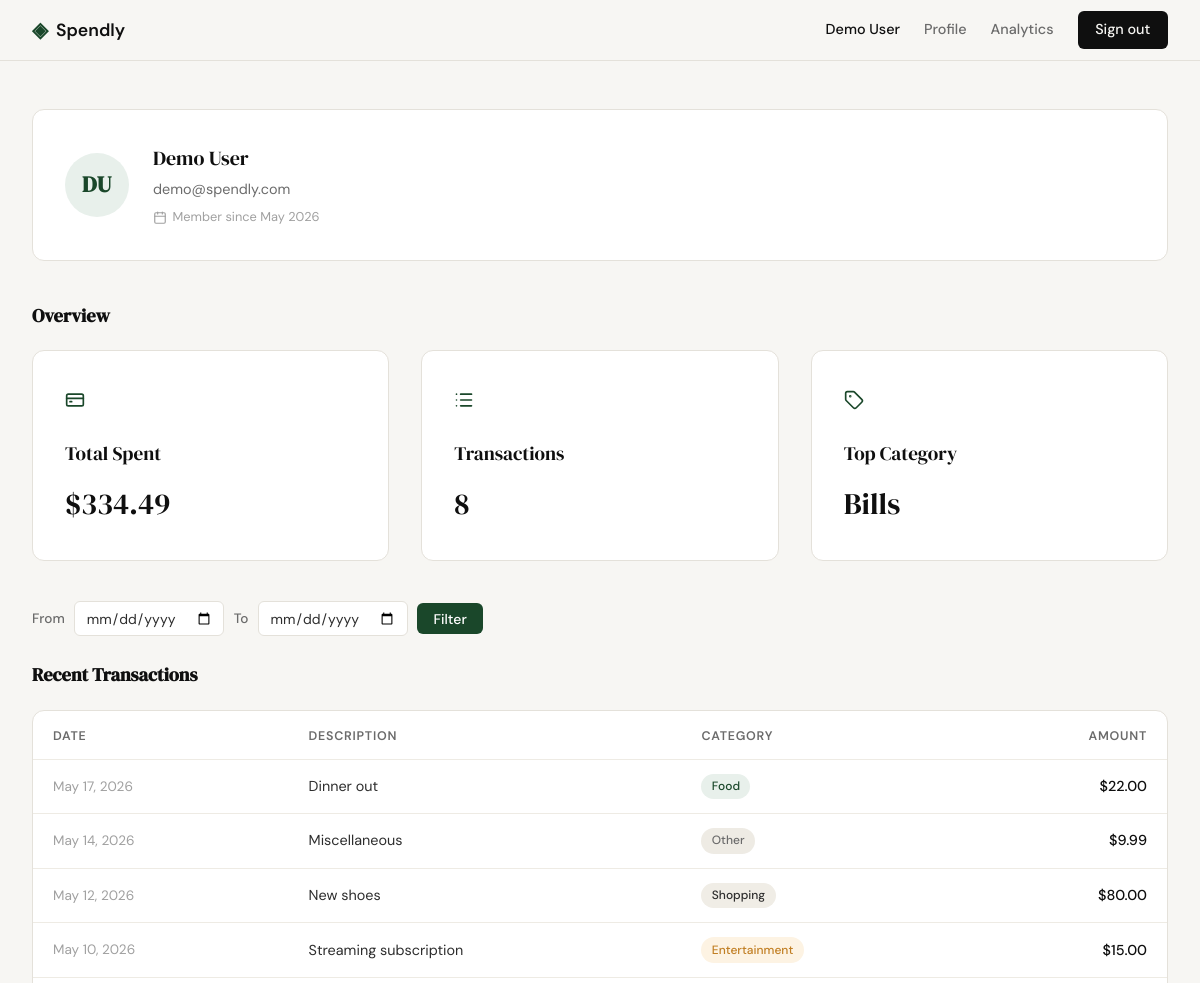
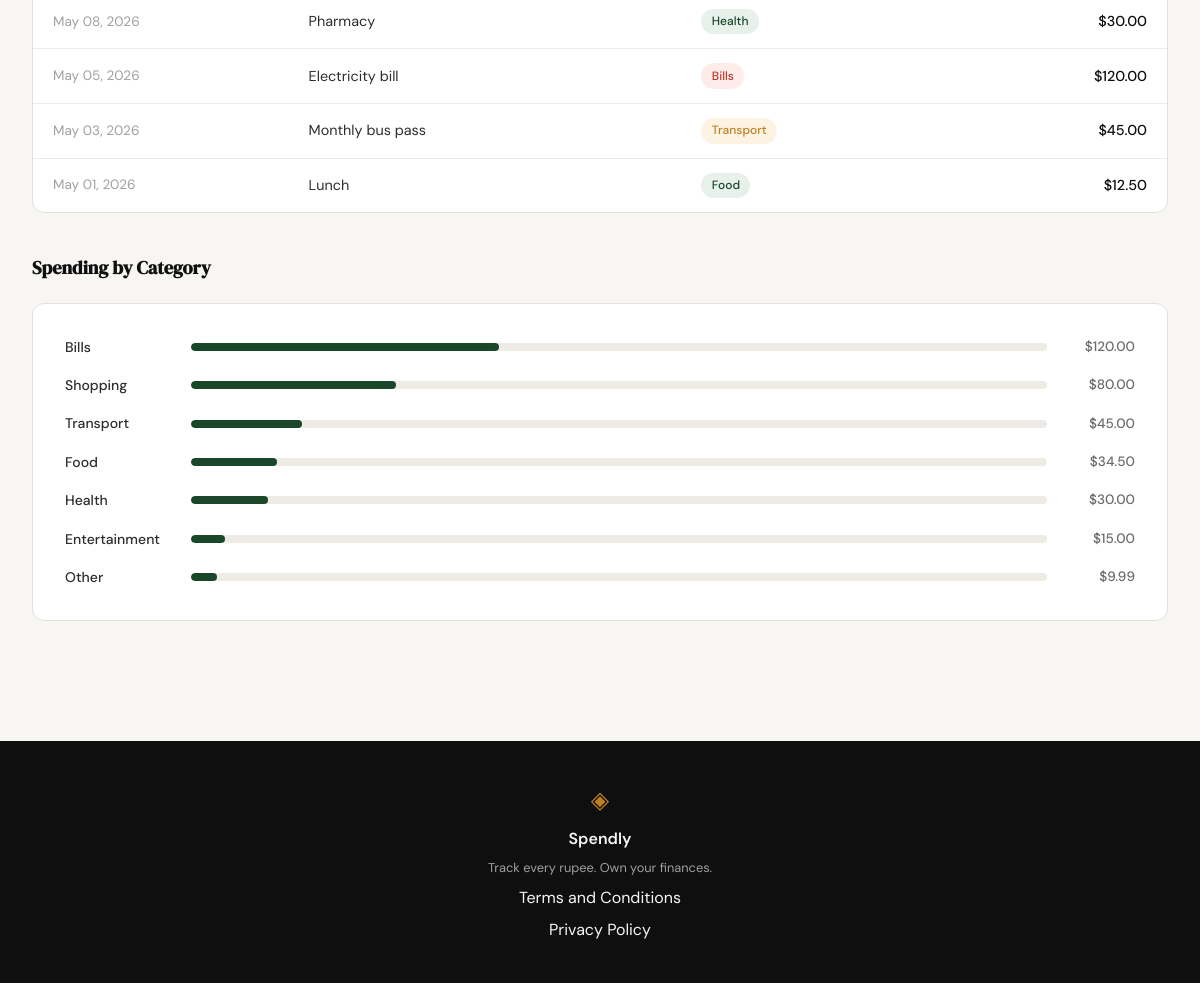
Screenshot of /profile (signed in) with the database file from the repository (2 pictures, top to bottom).
### tables this page shows
CREATE TABLE users (
            id            INTEGER PRIMARY KEY AUTOINCREMENT,
            name          TEXT    NOT NULL,
            email         TEXT    UNIQUE NOT NULL,
            password_hash TEXT    NOT NULL,
            created_at    TEXT    DEFAULT (datetime('now'))
        );

CREATE TABLE expenses (
            id          INTEGER PRIMARY KEY AUTOINCREMENT,
            user_id     INTEGER NOT NULL REFERENCES users(id),
            amount      REAL    NOT NULL,
            category    TEXT    NOT NULL,
            date        TEXT    NOT NULL,
            description TEXT,
            created_at  TEXT    DEFAULT (datetime('now'))
        );

### app.py (the view)
@app.route("/profile")
def profile():
    if not session.get("user_id"):
        return redirect(url_for("login"))
    from datetime import datetime
    db_user = get_user_by_id(session["user_id"])
    if db_user is None:
        abort(404)
    member_since = datetime.fromisoformat(db_user["created_at"]).strftime("%b %Y")
    user = {
        "name":         db_user["name"],
        "email":        db_user["email"],
        "member_since": member_since,
    }
    start_date = None
    end_date   = None
    try:
        s = request.args.get("start_date", "").strip()
        e = request.args.get("end_date", "").strip()
        if s and e:
            datetime.strptime(s, "%Y-%m-%d")
            datetime.strptime(e, "%Y-%m-%d")
            start_date = s
            end_date   = e
    except ValueError:
        pass
    stats        = get_expense_stats(session["user_id"], start_date, end_date)
    transactions = get_expenses_by_user(session["user_id"], start_date, end_date)
    categories   = get_category_breakdown(session["user_id"], start_date, end_date)
    return render_template(
        "profile.html",
        user=user,
        stats=stats,
        transactions=transactions,
        categories=categories,
        start_date=start_date,
        end_date=end_date,
    )

### database/db.py (called while the page is built)
def get_db():
    conn = sqlite3.connect(DB_PATH)
    conn.row_factory = sqlite3.Row
    conn.execute("PRAGMA foreign_keys = ON")
    return conn

def get_user_by_id(user_id):
    conn = get_db()
    user = conn.execute(
        "SELECT id, name, email, created_at FROM users WHERE id = ?",
        (user_id,),
    ).fetchone()
    conn.close()
    return user

def get_expenses_by_user(user_id, start_date=None, end_date=None):
    from datetime import datetime
    date_filter = "AND date BETWEEN ? AND ?" if (start_date and end_date) else ""
    base_params = (user_id, start_date, end_date) if (start_date and end_date) else (user_id,)
    conn = get_db()
    rows = conn.execute(
        f"""
        SELECT date, description, category,
               printf('$%.2f', amount) AS amount
        FROM expenses WHERE user_id = ? {date_filter}
        ORDER BY date DESC
        """,
        base_params,
    ).fetchall()
    conn.close()
    return [
        {
            "date":        datetime.strptime(r["date"], "%Y-%m-%d").strftime("%b %d, %Y"),
            "description": r["description"],
            "category":    r["category"],
            "amount":      r["amount"],
        }
        for r in rows
    ]

def get_category_breakdown(user_id, start_date=None, end_date=None):
    date_filter = "AND date BETWEEN ? AND ?" if (start_date and end_date) else ""
    base_params = (user_id, start_date, end_date) if (start_date and end_date) else (user_id,)
    conn = get_db()
    rows = conn.execute(
        f"""
        SELECT category AS name, SUM(amount) AS raw_amount
        FROM expenses WHERE user_id = ? {date_filter}
        GROUP BY category ORDER BY raw_amount DESC
        """,
        base_params,
    ).fetchall()
    conn.close()
    if not rows:
        return []
    total = sum(r["raw_amount"] for r in rows)
    return [
        {
            "name":    r["name"],
            "amount":  f"${r['raw_amount']:.2f}",
            "percent": round(r["raw_amount"] / total * 100),
        }
        for r in rows
    ]

### templates/profile.html (shortened to what this page needs)
{% extends "base.html" %}
{% block head %}
<link rel="stylesheet" href="{{ url_for('static', filename='css/profile.css') }}">
{% endblock %}
{% block content %}
<div class="prof-page">
    <div class="prof-user-card">
        <div class="prof-avatar">
            {{ user.name.split()[0][0] }}{{ user.name.split()[-1][0] }}
        </div>
        <div class="prof-user-info">
            <div class="prof-user-name">{{ user.name }}</div>
            <div class="prof-user-email">{{ user.email }}</div>
            <div class="prof-user-since">
                <i data-lucide="calendar"></i>
                Member since {{ user.member_since }}
            </div>
        </div>
    </div>
    <div class="prof-stats">
        <h2 class="prof-section-title">Overview</h2>
        <div class="features-inner">
            <div class="feature-card">
                <div class="feature-icon"><i data-lucide="credit-card"></i></div>
                <div class="feature-title">Total Spent</div>
                <div class="prof-stat-value">{{ stats.total_spent }}</div>
            </div>
            <div class="feature-card">
                <div class="feature-icon"><i data-lucide="list"></i></div>
                <div class="feature-title">Transactions</div>
                <div class="prof-stat-value">{{ stats.transaction_count }}</div>
            </div>
            <div class="feature-card">
                <div class="feature-icon"><i data-lucide="tag"></i></div>
                <div class="feature-title">Top Category</div>
                <div class="prof-stat-value">{{ stats.top_category }}</div>
            </div>
        </div>
    </div>
    <div class="prof-filter">
        <form method="get" action="{{ url_for('profile') }}" class="prof-filter-form">
            <label for="start_date">From</label>
            <input type="date" id="start_date" name="start_date" value="{{ start_date or '' }}">
            <label for="end_date">To</label>
            <input type="date" id="end_date" name="end_date" value="{{ end_date or '' }}">
            <button type="submit" class="btn-filter">Filter</button>
        </form>
    </div>
    <h2 class="prof-section-title">Recent Transactions</h2>
    <div class="prof-table-wrap">
        <table class="prof-table">
            <thead>
                <tr>
                    <th>Date</th>
                    <th>Description</th>
                    <th>Category</th>
                    <th class="col-right">Amount</th>
                </tr>
            </thead>
            <tbody>
                {% for tx in transactions %}
                <tr>
                    <td class="col-date">{{ tx.date }}</td>
                    <td>{{ tx.description }}</td>
                    <td><span class="badge badge--{{ tx.category | lower }}">{{ tx.category }}</span></td>
                    <td class="col-right col-amount">{{ tx.amount }}</td>
                </tr>
                {% endfor %}
            </tbody>
        </table>
    </div>
    <h2 class="prof-section-title">Spending by Category</h2>
    <div class="prof-breakdown">
        {% for cat in categories %}
        <div class="prof-bar-row">
            <span class="prof-cat-name">{{ cat.name }}</span>
            <div class="prof-bar-track">
                <div class="prof-bar" style="--bar-width: {{ cat.percent }}%"></div>
            </div>
            <span class="prof-cat-amt">{{ cat.amount }}</span>
        </div>
        {% endfor %}
    </div>
</div>
{% endblock %}

### templates/base.html (shortened to what this page needs)
<!DOCTYPE html>
<html lang="en">
<head>
    <link rel="stylesheet" href="{{ url_for('static', filename='css/style.css') }}">
    {% block head %}{% endblock %}
</head>
<body>
    <nav class="navbar">
        <div class="nav-inner">
            <a href="{{ url_for('landing') }}" class="nav-brand">
                <span class="brand-icon">◈</span>
                <span class="brand-name">Spendly</span>
            </a>
            <div class="nav-links">
                {% if session.get('user_id') %}
                    <span class="nav-username">{{ session['user_name'] }}</span>
                    <a href="{{ url_for('profile') }}">Profile</a>
                    <a href="{{ url_for('analytics') }}">Analytics</a>
                    <a href="{{ url_for('logout') }}" class="nav-cta">Sign out</a>
                {% else %}
                    <a href="{{ url_for('login') }}">Sign in</a>
                    <a href="{{ url_for('register') }}" class="nav-cta">Get started</a>
                {% endif %}
            </div>
        </div>
    </nav>
    <main class="main-content">
        {% block content %}{% endblock %}
    </main>
    <footer class="footer">
        <div class="footer-inner">
            <span class="brand-icon">◈</span>
            <span class="footer-name">Spendly</span>
            <p class="footer-copy">Track every rupee. Own your finances.</p>
            <a href="/terms">Terms and Conditions</a>
            <a href="/privacy">Privacy Policy</a>
        </div>
    </footer>
</body>
</html>

### static/css/style.css (style rules this page uses)
:root { --ink: #0f0f0f; --ink-soft: #2d2d2d; --ink-muted: #6b6b6b; --ink-faint: #a0a0a0; --paper: #f7f6f3; --paper-warm: #f0ede6; --paper-card: #ffffff; --accent: #1a472a; --accent-light: #e8f0eb; --accent-2: #c17f24; --accent-2-light: #fdf3e3; --danger: #c0392b; --danger-light: #fdecea; --border: #e4e1da; --border-soft: #eeebe4; --font-display: 'DM Serif Display', Georgia, serif; --font-body: 'DM Sans', system-ui, sans-serif; --max-width: 1200px; --auth-width: 440px; --radius-sm: 6px; --radius-md: 12px; --radius-lg: 20px; }
*, *::before, *::after { box-sizing: border-box; margin: 0; padding: 0; }
html { font-size: 16px; scroll-behavior: smooth; }
body { background: var(--paper); color: var(--ink); font-family: var(--font-body); font-size: 1rem; line-height: 1.6; -webkit-font-smoothing: antialiased; }
a { color: inherit; text-decoration: none; }
.navbar { position: sticky; top: 0; z-index: 100; background: var(--paper); border-bottom: 1px solid var(--border); padding: 0 2rem; }
.nav-inner { max-width: var(--max-width); margin: 0 auto; height: 60px; display: flex; align-items: center; justify-content: space-between; }
.nav-brand { display: flex; align-items: center; gap: 0.5rem; font-family: var(--font-body); font-weight: 600; font-size: 1.1rem; color: var(--ink); }
.brand-icon { color: var(--accent); font-size: 1.3rem; }
.brand-name { color: var(--ink); }
.nav-links { display: flex; align-items: center; gap: 1.5rem; font-size: 0.9rem; font-weight: 500; }
.nav-links a { color: var(--ink-muted); transition: color 0.2s; }
.nav-cta { background: var(--ink) !important; color: var(--paper) !important; padding: 0.45rem 1.1rem; border-radius: var(--radius-sm); transition: background 0.2s !important; }
.main-content { min-height: calc(100vh - 60px - 100px); }
.features-inner { max-width: var(--max-width); margin: 0 auto; display: grid; grid-template-columns: repeat(3, 1fr); gap: 2rem; }
.feature-card { background: var(--paper-card); border: 1px solid var(--border); border-radius: var(--radius-md); padding: 2rem; }
.feature-icon { font-size: 1.5rem; color: var(--accent); margin-bottom: 1rem; font-weight: 700; }
.feature-title { font-family: var(--font-display); font-size: 1.2rem; color: var(--ink); margin-bottom: 0.75rem; }
.footer { background: var(--ink); color: var(--paper); padding: 2.5rem 2rem; text-align: center; }
.footer-inner { display: flex; flex-direction: column; align-items: center; gap: 0.4rem; }
.footer .brand-icon { color: var(--accent-2); font-size: 1.5rem; }
.footer-name { font-weight: 600; font-size: 1rem; }
.footer-copy { font-size: 0.8rem; color: var(--ink-faint); }

### rows the page displays
users: user_name "Demo User", name "D", name "U", name "Demo User", email "demo@spendly.com"
expenses: top_category "Bills", date "May 05, 2026", description "Electricity bill", category "Bills", amount "$120.00", name "Bills", {{ cat.percent }} 36 (drawn)
expenses: date "May 17, 2026", description "Dinner out", category "Food", amount "$22.00"
expenses: date "May 14, 2026", description "Miscellaneous", category "Other", amount "$9.99", name "Other", {{ cat.percent }} 3 (drawn)
expenses: date "May 12, 2026", description "New shoes", category "Shopping", amount "$80.00", name "Shopping", {{ cat.percent }} 24 (drawn)
expenses: date "May 10, 2026", description "Streaming subscription", category "Entertainment", amount "$15.00", name "Entertainment", {{ cat.percent }} 4 (drawn)
expenses: date "May 08, 2026", description "Pharmacy", category "Health", amount "$30.00", name "Health", {{ cat.percent }} 9 (drawn)
expenses: date "May 03, 2026", description "Monthly bus pass", category "Transport", amount "$45.00", name "Transport", {{ cat.percent }} 13 (drawn)
expenses: date "May 01, 2026", description "Lunch", category "Food", amount "$12.50"

### other values shown
{{ user.member_since }} "May 2026"
{{ stats.total_spent }} "$334.49"
{{ stats.transaction_count }} "8"
{{ cat.name }} "Food"
{{ cat.amount }} "$34.50"
